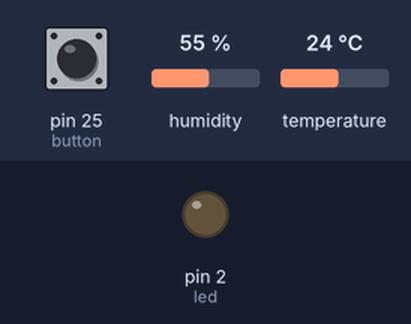
The program below on a simulated MicroPython board. Parts: output pins drawn as LEDs (lit = HIGH). Inputs (shaded band) come from the test bench; at power-on: pin 25 (button) HIGH, humidity 55 %, temperature 24 °C. WiFi joins after 1.5 s; no MQTT or app messages arrive unless stated; web requests get an empty 200 reply after 0.4 s; what the program prints to the serial console is not drawn.

Above: at 3.3 s.
3.4 s: pin 25 (button) pulled LOW for 3.2 s
At 6.1 s:
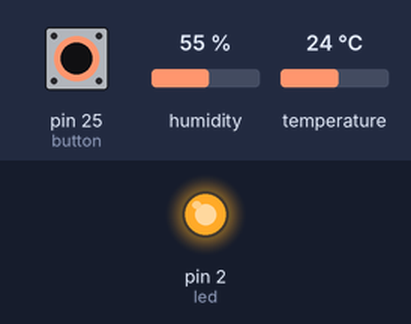
15.6 s: pin 25 (button) pulled LOW for 1.8 s
At 17.0 s:
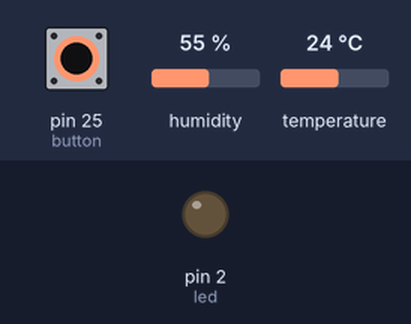
Timing chart, 0 to 18.6 s (numbered marks = the images above; inputs shaded):
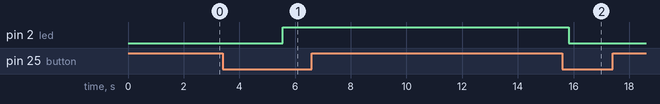

Measured:
- after the input at 3.4 s, pin 2 (led): LOW → HIGH after 2.2 s
- after the input at 15.6 s, pin 2 (led): HIGH → LOW after 0.23 s

The program:

main.py
```python
import time, ujson, urequests
from machine import Pin
from dht import DHT11

DEVICE_LABEL = "temperature-device"
UBIDOTS_BROKER = "industrial.api.ubidots.com"
UBIDOTS_PORT = 1883
UBIDOTS_USER = "BBUS-mudojHhzScIws0HZMme865CI0cziE0"
UBIDOTS_TOPIC = "/v2.0/devices/"+DEVICE_LABEL

print("Menyambungkan ke MQTT server... ", end="")
client = MQTTClient(DEVICE_LABEL, UBIDOTS_BROKER, UBIDOTS_PORT, user=UBIDOTS_USER, password="")
client.connect()
print("Tersambung!")

temp_sensor = DHT11(Pin(4))
led = Pin(2, Pin.OUT)
button = Pin(25, Pin.IN, Pin.PULL_UP)

pressed = False
state = 0

while True:
    print("Status: "+("Nyala" if state == 1 else "Mati"))
    if button.value() == 0 and not pressed:
        state = 0 if state == 1 else 1
        print("ON" if state == 1 else "OFF")
        led.value(state)
        pressed = True
    elif button.value() == 1 and pressed:
        pressed = False

    try:
        data = {
            "state": {
                "value": state,
                "context": {
                    "status": "Nyala" if state == 1 else "Mati"
                }
            },
            "temperature": {
                "value": 0,
                "context": {
                    "status": "-"
                }
            },
            "humidity": {
                "value": 0,
                "context": {
                    "status": "-"
                }
            }
        }

        if state == 1:
            temp_sensor.measure()
            temp = temp_sensor.temperature()
            hum = temp_sensor.humidity()
            temp_status = "-"
            hum_status = "-"

            if temp <= 0:
                temp_status = "Sangat Dingin"
            elif 1 <= temp <= 15:
                temp_status = "Dingin"
            elif 16 <= temp <= 25:
                temp_status = "Normal"
            elif 26 <= temp <= 35:
                temp_status = "Panas"
            else:
                temp_status = "Sangat Panas"

            if hum <= 30:
                hum_status = "Kering"
            elif 31 <= hum <= 60:
                hum_status = "Normal"
            else:
                hum_status = "Lembab"
            data.update({
                "temperature": {
                    "value": temp,
                    "context": {
                        "status": temp_status
                    }
                },
                "humidity": {
                    "value": hum,
                    "context": {
                        "status": hum_status
                    }
                }
            })
            print(f"Suhu: {temp}°C - Status: {temp_status}, Kelembapan: {hum}% - Status: {hum_status}")

        client.publish(UBIDOTS_TOPIC, ujson.dumps(data))
        response = urequests.post("http://192.168.1.6:5000/temperature", json=data)
        print(response.json().get('message'))
    except OSError:
        print("Error measuring...")
    except ValueError:
        print("Fail to sending request...")

    time.sleep(3)
```

boot.py
```python
import network
import time
import mip
from umqtt.simple import MQTTClient

SSID = 'Uncertainly Principle'
PWD = 'heisenberg'

print("Menyambungkan WiFi", end="")
sta_if = network.WLAN(network.STA_IF)
sta_if.active(True)
sta_if.connect(SSID, PWD)
while not sta_if.isconnected():
  print(".", end="")
  time.sleep(1)
print(" Tersambung!")

mip.install("micropython-urequests")
```
